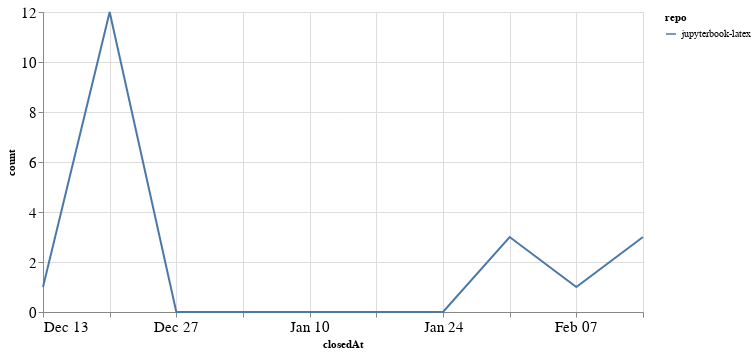

Notebook source saved alongside this figure:
### Code cell
closed_by_time = closed_by.groupby('repo').resample('W', on='closedAt').count()['author'].reset_index()
closed_by_time = closed_by_time.rename(columns={'author': 'count'})

alt.Chart(closed_by_time, width=600).mark_line().encode(
    x='closedAt',
    y='count',
    color='repo',
    tooltip="repo"
)

### Figure 1 — Vega-Lite specification as saved in the notebook (floating-point values rounded to 4 significant figures)
{"config": {"axisLeft": {"labelFontSize": 15}, "axisBottom": {"labelFontSize": 15}}, "data": {"name": "data-74f4bf2f02d3c0135cdb4d57293c4c15"}, "mark": "line", "encoding": {"color": {"type": "nominal", "field": "repo"}, "tooltip": {"type": "nominal", "field": "repo"}, "x": {"type": "temporal", "field": "closedAt"}, "y": {"type": "quantitative", "field": "count"}}, "width": 600, "$schema": "https://vega.github.io/schema/vega-lite/v4.8.1.json", "datasets": {"data-74f4bf2f02d3c0135cdb4d57293c4c15": [{"repo": "jupyterbook-latex", "closedAt": "2020-12-13T00:00:00", "count": 1}, {"repo": "jupyterbook-latex", "closedAt": "2020-12-20T00:00:00", "count": 12}, {"repo": "jupyterbook-latex", "closedAt": "2020-12-27T00:00:00", "count": 0}, {"repo": "jupyterbook-latex", "closedAt": "2021-01-03T00:00:00", "count": 0}, {"repo": "jupyterbook-latex", "closedAt": "2021-01-10T00:00:00", "count": 0}, {"repo": "jupyterbook-latex", "closedAt": "2021-01-17T00:00:00", "count": 0}, {"repo": "jupyterbook-latex", "closedAt": "2021-01-24T00:00:00", "count": 0}, {"repo": "jupyterbook-latex", "closedAt": "2021-01-31T00:00:00", "count": 3}, {"repo": "jupyterbook-latex", "closedAt": "2021-02-07T00:00:00", "count": 1}, {"repo": "jupyterbook-latex", "closedAt": "2021-02-14T00:00:00", "count": 3}]}}
